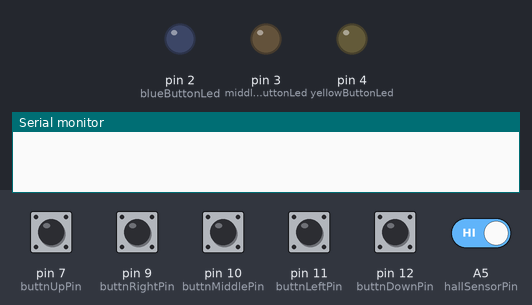
The sketch below on a simulated Arduino Uno, built with avr-gcc and run on an emulated ATmega328P. On the bench: output pins drawn as LEDs (lit = HIGH), the last lines printed to the serial monitor. Dashed ring = blinking. Inputs (shaded band) come from the test bench; at power-on: A5 (hallSensorPin), pin 7 (buttnUpPin), pin 9 (buttnRightPin), pin 10 (buttnMiddlePin), pin 11 (buttnLeftPin), pin 12 (buttnDownPin) HIGH.

Above: at 1.2 s.
1.3 s: pin 10 (buttnMiddlePin) pulled LOW for 0.15 s
At 1.9 s:
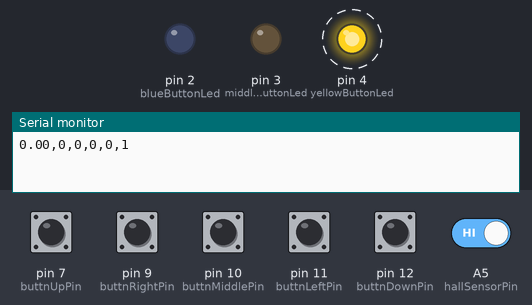
4.4 s: pin 9 (buttnRightPin) pulled LOW for 0.15 s
At 5.3 s:
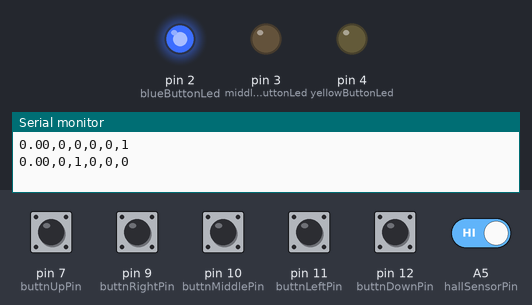
7.5 s: pin 7 (buttnUpPin) pulled LOW for 0.15 s
At 7.75 s:
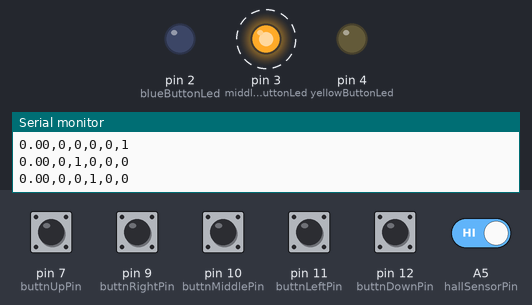
10.6 s: pin 10 (buttnMiddlePin) pulled LOW for 1 s
At 12.0 s:
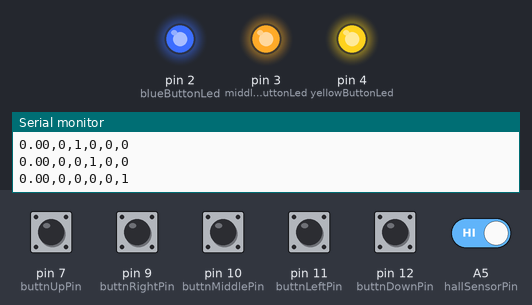
Timing chart, 0 to 13.6 s (numbered marks = the images above; inputs shaded):
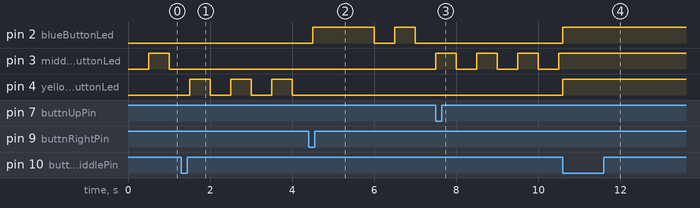

The sketch:

controller.ino
```cpp
#include <SoftwareSerial.h>
#include <SerialCommand.h>
#include <SimpleTimer.h>

SerialCommand sCmd;
int hallSensorPin = A5;
float state = 0;
int counter = 0;
float prevState = 0;
float prevMillis = 0.00;
bool firstTime = true;
int left = 0;
int right = 0;
int up = 0;
int down = 0;
int mid = 0;

float kmh = 0.00;
float rpm = 0.00;

int middleButtonLed = 3;
int checkMiddle = 0;

int blueButtonLed = 2;
int yellowButtonLed = 4;

int buttnLeftPin = 11;
int buttnLeft = 0;
int prevButtnLeft;

int buttnRightPin = 9;
int buttnRight = 0;
int prevButtnRight;

int buttnUpPin = 7;
int buttnUp = 0;
int prevButtnUp;

int buttnDownPin = 12;
int buttnDown = 0;
int prevButtnDown;

int buttnMiddlePin = 10;
int buttnMiddle = 0;
int prevButtnMiddle;

bool notStarted = true;

int tutorial = 0;

const int WHEEL_DIAMETER = 9;
const int RPM_SAMPLE_PERIOD = 1;

SimpleTimer flashTimer;
SimpleTimer flashTimer2;
int timerInterval = 500;

SimpleTimer speedTimer;

void setup() {
  Serial.begin(9600);
  pinMode(hallSensorPin, INPUT);

  pinMode(buttnLeftPin, INPUT);
  pinMode(buttnRightPin, INPUT);
  pinMode(buttnUpPin, INPUT);
  pinMode(buttnDownPin, INPUT);
  pinMode(buttnMiddlePin, INPUT);

  pinMode (middleButtonLed, OUTPUT);

  pinMode (blueButtonLed, OUTPUT);
  pinMode (yellowButtonLed, OUTPUT);

  flashTimer.setInterval(timerInterval);
  flashTimer2.setInterval(timerInterval*2);

  speedTimer.setInterval(200);

  while (!Serial){
  sCmd.addCommand("PING", pingHandler);
  sCmd.addCommand("blinkMid", blinkingMidLed);
  }
}

void loop(){
   state = digitalRead(hallSensorPin);
   buttnLeft = digitalRead(buttnLeftPin);
   buttnRight = digitalRead(buttnRightPin);
   buttnUp = digitalRead(buttnUpPin);
   buttnDown = digitalRead(buttnDownPin);
   buttnMiddle = digitalRead(buttnMiddlePin);

   if (state == LOW && prevState == HIGH){
      counter ++;
    }

   if(buttnLeft == LOW && prevButtnLeft == HIGH){
     left = 1;
        Serial.print(kmh);
        Serial.print(",");
        Serial.print(left);
        Serial.print(",");
        Serial.print(right);
        Serial.print(",");
        Serial.print(up);
        Serial.print(",");
        Serial.print(down);
        Serial.print(",");
        Serial.print(mid);
        Serial.println();
      if(tutorial == 1){
        tutorial ++;
          digitalWrite(yellowButtonLed, LOW);
      }

    } else{
      left = 0;
      if(tutorial == 4){
      digitalWrite(yellowButtonLed, HIGH);
      }
    }
    if (buttnRight == LOW && prevButtnRight == HIGH){
     right = 1;
        Serial.print(kmh);
        Serial.print(",");
        Serial.print(left);
        Serial.print(",");
        Serial.print(right);
        Serial.print(",");
        Serial.print(up);
        Serial.print(",");
        Serial.print(down);
        Serial.print(",");
        Serial.print(mid);
        Serial.println();
        if(tutorial == 1){
          tutorial ++;
          digitalWrite(yellowButtonLed, LOW);
      }

    } else {
      right = 0;
      if(tutorial == 4){
      digitalWrite(yellowButtonLed, HIGH);
      }
    }
    if (buttnUp == LOW && prevButtnUp == HIGH){
     up = 1;
        Serial.print(kmh);
        Serial.print(",");
        Serial.print(left);
        Serial.print(",");
        Serial.print(right);
        Serial.print(",");
        Serial.print(up);
        Serial.print(",");
        Serial.print(down);
        Serial.print(",");
        Serial.print(mid);
        Serial.println();

        if(tutorial == 2){
          tutorial ++;
          digitalWrite(blueButtonLed, LOW);
      }
    } else {
      up = 0;
      if(tutorial == 4){
      digitalWrite(blueButtonLed, HIGH);
      }

    }
   if (buttnDown == LOW && prevButtnDown == HIGH){
      down = 1;
        Serial.print(kmh);
        Serial.print(",");
        Serial.print(left);
        Serial.print(",");
        Serial.print(right);
        Serial.print(",");
        Serial.print(up);
        Serial.print(",");
        Serial.print(down);
        Serial.print(",");
        Serial.print(mid);
        Serial.println();

        if(tutorial == 2){
          tutorial ++;
          digitalWrite(blueButtonLed, LOW);
      }
   } else {
     down = 0;
     if(tutorial == 4){
     digitalWrite(blueButtonLed, HIGH);
     }
     }

     if (buttnMiddle == LOW && prevButtnMiddle == HIGH){
      mid = 1;
        Serial.print(kmh);
        Serial.print(",");
        Serial.print(left);
        Serial.print(",");
        Serial.print(right);
        Serial.print(",");
        Serial.print(up);
        Serial.print(",");
        Serial.print(down);
        Serial.print(",");
        Serial.print(mid);
        Serial.println();
        if(notStarted){
          notStarted = false;
          tutorial ++;
          digitalWrite(middleButtonLed, LOW);
        }

        if(tutorial == 3){
          tutorial ++;
         digitalWrite(middleButtonLed, HIGH);
      }
     } else {
       mid = 0;
       if(tutorial == 4){
       digitalWrite(middleButtonLed, HIGH);
       }

       }

       prevButtnLeft = buttnLeft;
       prevButtnRight = buttnRight;
       prevButtnUp = buttnUp;
       prevButtnDown = buttnDown;
       prevButtnMiddle = buttnMiddle;


   prevState = state;

    if(floor((millis()-prevMillis)/1000)>=RPM_SAMPLE_PERIOD)
    {
            prevMillis = millis();
            counter = 0;
    }

     if(speedTimer.isReady())
        {
            speedTimer.reset();
            float mps = ((WHEEL_DIAMETER * 3.14) * counter)/0.2;
            kmh = mps/10;

        }
        if(kmh > 0){
         // digitalWrite(ledPin, HIGH);
          Serial.print(kmh);
          Serial.print(",");
          Serial.print(left);
          Serial.print(",");
          Serial.print(right);
          Serial.print(",");
          Serial.print(up);
          Serial.print(",");
          Serial.print(down);
          Serial.print(",");
          Serial.print(mid);
          Serial.println();
        } else {
//          Serial.print(0);
//          Serial.print(",");
//          Serial.print(left);
//          Serial.print(",");
//          Serial.print(right);
//          Serial.print(",");
//          Serial.print(up);
//          Serial.print(",");
//          Serial.print(down);
//          Serial.print(",");
//          Serial.print(mid);
//          Serial.println();

        }


    if(notStarted){
      blinkingLed(middleButtonLed);
    }

    if(tutorial == 1){
          blinkingLed(yellowButtonLed);

    } else if (tutorial == 2){
      blinkingLed(blueButtonLed);
    } else if(tutorial == 3){
      blinkingLed(middleButtonLed);
    }

}

void blinkingLed (int ButtonLedPin) {
      if(flashTimer.isReady()){
        digitalWrite(ButtonLedPin, HIGH);
        flashTimer.reset();
      } else if (flashTimer2.isReady()) {
        digitalWrite(ButtonLedPin, LOW);
        flashTimer2.reset();
    }
}

void blinkingMidLed () {
    notStarted = true;
  }

void pingHandler (const char *command) {
    Serial.println("PONG");
}

void echoHandler () {
  char *arg;
  arg = sCmd.next();
  if (arg != NULL)
    Serial.println(arg);
}
```

Measured:
- after the input at 1.3 s, pin 3 (middleButtonLed): stops changing and stays LOW; pin 4 (yellowButtonLed): alternates HIGH for 0.50 s and LOW for 0.50 s, starting after 0.20 s
- after the input at 4.4 s, pin 2 (blueButtonLed): LOW → HIGH after 0.10 s, → LOW 1.5 s later, → HIGH 0.50 s later, → LOW 0.50 s later; pin 4 (yellowButtonLed): stops changing and stays LOW
- after the input at 7.5 s, pin 2 (blueButtonLed): stops changing and stays LOW; pin 3 (middleButtonLed): alternates HIGH for 0.50 s and LOW for 0.50 s, starting at once
- after the input at 10.6 s, pin 2 (blueButtonLed), pin 4 (yellowButtonLed): LOW → HIGH at once; pin 3 (middleButtonLed): stops changing and stays HIGH
